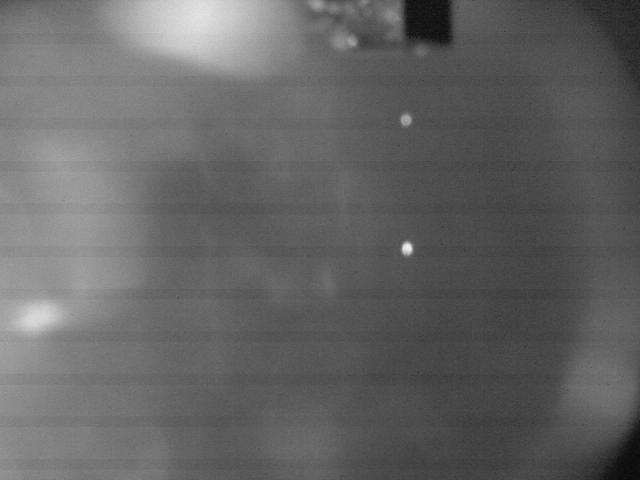
#> input picture prints/LabBot3D_iot_tools-master/labbot3damp_gui/labbot3damp_gui/stroboscope/strobimages/1422473098_V110_P90_LD250.jpg, 640 x 480 px, found by its file name
$ python dropquant.caller.py imaging/strobimages/1422473098_V110_P90_LD250.jpg 359,118,175,200 6 30 0 sample 36 400 8.04   (Python 2 division)   (older library calls are emulated)
#> lines starting #> are read from the running program, lines starting #| are printed output that depends on the picture
#> further down, img is the input picture: PIL image 640x480 L; min 9, max 241, mean 100.1
### prints/LabBot3D_iot_tools-master/labbot3damp_gui/labbot3damp_gui/dropquant.py
import sys
import Image
import re
import numpy as np
from math import ceil
import json


def dropquant(adat,rowcenter,columncenter,rowdiameter,columndiameter,threshold):
	brow = rowcenter - ((rowdiameter+4/2))
	erow = rowcenter + ((rowdiameter+4/2))
	bcol = columncenter - ((columndiameter+4/2))
	ecol = columncenter + ((columndiameter+4/2))
	pixelsig = adat[brow:erow,bcol:ecol]
	threshsig = np.where(pixelsig > threshold)
	avgsig = 0
	if (len(threshsig[0]) > 0):
		avgsig = np.mean(threshsig)
	return avgsig


def strobimgprocess(img,set,mindiam,maxdiam,uthresh,imgname,deflectypos,deflectxpos,micronperpixel):
#> called with set = '359,118,175,200', mindiam = 6, maxdiam = 30, uthresh = 0, deflectypos = '36', deflectxpos = '400', micronperpixel = '8.04'
	dtaset = re.split(',', set)
	aax =int(dtaset[0])
	aay =int(dtaset[1])
	wdim =int(dtaset[2])
	ldim =int(dtaset[3])
	#draw = ImageDraw.Draw(img)
	box = (aax, aay, aax+wdim, aay+ldim)
	area = img.crop(box)
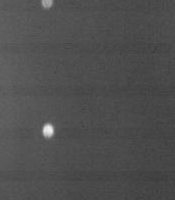
#> area: PIL image 175x200 L; min 59, max 241, mean 78.7
	szarea= area.size
#> szarea = (175, 200)
	#draw = ImageDraw.Draw(area)
	pixels = list(area.getdata())
#> pixels = 35000 items
	dat = np.array(pixels)
	ex = aax+wdim
	ey = aay+ldim
	adat = np.reshape(dat,(szarea[1],szarea[0]))
	if uthresh > 0:
		threshold = uthresh
	else:
		maxsig=[np.histogram(dat, bins=2, range=None, normed=False, weights=None)[1][1],np.histogram(dat, bins=2, range=None, normed=False, weights=None)[1][2]]
#> maxsig = [150, 241]
		threshold = maxsig[0]
#> threshold = 150
		#print maxsig
	sigs = np.where(adat > threshold)
#> sigs = 145 positions, rows 0 to 136, columns 43 to 53
	row = sigs[0]
#> row = 145 values from 0 to 136
	row = np.array(row)
	row = np.sort(row)
	uniqrow = np.unique(row)
#> uniqrow = 19 values from 0 to 136
	drops = []
	drop = []
	for i in range(0,len(uniqrow)):
	  if uniqrow[i] < np.max(uniqrow):
		if uniqrow[i+1] <= uniqrow[i] + 4:
		 drop.append(uniqrow[i])
		else:
		 drop.append(uniqrow[i])
		 drops.append(drop)
		 drop = []
 	  if uniqrow[i] == np.max(uniqrow):
		 drop.append(uniqrow[i])
  		 drops.append(drop)
#> this loop made 19 passes
#> after the loop, drops = [[0, 1, 2, 3, 4, 5], [124, 125, 126, 127, 128, 129, 130, 131, 132, 133, 134, 135, 136]]

	dropsdata = []
	dropdata = []
	for i in range(0,len(drops)):
	  droprow = drops[i]
	  ad = {}
	  ad['drop'] = i+1
	  ad['droprows'] = []
	  ad['dropcols'] = []

	  for j in range(0,len(sigs[0])):
	    if (sigs[0][j] >= drops[i][0]) and (sigs[0][j] <= drops[i][len(drops[i])-1]):
	     ad['droprows'].append(sigs[0][j])
	     ad['dropcols'].append(sigs[1][j])

	  ad['rowdiam'] = np.max(np.bincount(ad['droprows']))
	  ad['rowcent'] = int(ceil(np.median(np.where(np.bincount(ad['droprows']) > 0 )[0])))
	  ad['coldiam'] = np.max(np.bincount(ad['dropcols']))
	  ad['colcent'] = int(ceil(np.median(np.where(np.bincount(ad['dropcols']) > 0 )[0])))
	  ad['avgrad'] = (ad['rowdiam'] + ad['coldiam'])/4
	  ad['volume'] = (4/3)*3.14*(ad['avgrad']*ad['avgrad']*ad['avgrad'])
	  #aled = re.match('^.*_LD(.*).jpg', imgname)
	  aled = re.match('^.*_LD(.*).jpg', imgname)
	  leddelay = int(re.sub('\..*', '', aled.group(1)))
	  ad['speed'] = (aay+ad['rowcent'] - int(deflectypos)*float(micronperpixel)/leddelay)
	  ad['deflection'] = (aax+ad['colcent'] - int(deflectxpos))*float(micronperpixel)
	  #draw.point((ad['rowcent'],ad['colcent']), ("red"))
	  dropsdata.append(ad)
#> this loop made 2 passes
#> (droprow, leddelay) on pass 1: ([0, 1, 2, 3, 4, 5], 250)
#> leddelay on pass 2: 250
#> after the loop, dropsdata = 2 items

	dset = []
	a = 0
	volume = []
	deflection = []
	speed = []
	signal = []
	for i in dropsdata:
		datr = {}
		datr['image'] = imgname
		datr['rowdiameter'] = i['rowdiam']
		datr['rowcenter'] = i['rowcent']
		datr['columndiameter'] = i['coldiam']
		datr['columncenter'] = i['colcent']
		datr['volume'] = i['volume']
		datr['speed'] = i['speed']
		datr['deflection'] = i['deflection']
		if (((datr['rowdiameter'] >= mindiam) or (datr['columndiameter'] >= mindiam)) and ((datr['rowdiameter'] <= maxdiam) or (datr['columndiameter'] <= maxdiam))):
			a = a + 1
			datr['drops'] = a
			datr['signal'] = dropquant(adat,(datr['rowcenter']),(datr['columncenter']),datr['rowdiameter'],datr['columndiameter'],threshold)
			dset.append(datr)
			signal.append(datr['signal'])
			deflection.append(i['deflection'])
			volume.append(i['volume'])
			speed.append(i['speed'])
#> this loop made 2 passes
#> (a, brow in dropquant, erow in dropquant, bcol in dropquant, ecol in dropquant, threshsig in dropquant, avgsig in dropquant) on passes 1 to 2: (1, -7, 13, 39, 55, (empty array, empty array), 0), (2, 117, 143, 33, 63, 107 positions, rows 7 to 19, columns 10 to 20, 13.92)
#> pass 2, in dropquant (call 2), `pixelsig = adat[brow:erow,bcol:ecol]`:
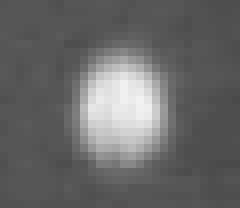
#> pixelsig: shape (26, 30) int64 (shown 8 times larger); min 75, max 241, mean 104.6
#> after the loop, a = 2; deflection = [48.24, 56.28]; dset = 2 items; signal = [0, 13.92]; speed = [119.8, 246.8]; volume = [84.78, 678.2]

	ddset = {}
	ddset['image'] = imgname
	ddset['dropraw'] = dset
	dropcalc = {}
	dropcalc['threshold'] = threshold
	if (a > 0):
	  dropcalc['totalvolume'] = np.sum(volume)
	  dropcalc['drops'] = datr['drops']
	  dropcalc['minspeed'] = np.min(speed)
	  dropcalc['maxspeed'] = np.max(speed)
	  dropcalc['avgspeed'] = np.mean(speed)
	  dropcalc['avgdeflection'] = np.mean(deflection)
	  dropcalc['avgsignal'] = np.mean(signal)
	  dropcalc['stdsignal'] = np.std(signal)
        else:
  	  dropcalc['drops'] = 0
	ddset['dropcalc'] = dropcalc
	return ddset


### prints/LabBot3D_iot_tools-master/labbot3damp_gui/labbot3damp_gui/dropquant.caller.py
import sys
import re
import Image
import numpy as np
from math import ceil
import json

import dropquant as dr


#sudo python dropquant.caller.py imaging/strobimages/1422473098_V110_P90_LD250.jpg 359,118,175,200 6 30 0 sample 36 400 8.04

pimgset = sys.argv[1]
set = sys.argv[2]
mindiam = int(sys.argv[3])
maxdiam = int(sys.argv[4])
uthresh = int(sys.argv[5])
sample = sys.argv[6]
deflectypos = sys.argv[7]
deflectxpos = sys.argv[8]
micronperpixel = sys.argv[9]

imgset = re.split(',', pimgset)

dddset = []
dictset = {}
totalvolume = []
drops = []
minspeed = []
maxspeed = []
avgspeed = []
avgdeflection = []
avgsignal = []

for i in imgset:
	imgname = i
	img = Image.open(i).convert('L')
	img = img.split()[0]
        ddset =  dr.strobimgprocess(img,set,mindiam,maxdiam,uthresh,imgname,deflectypos,deflectxpos,micronperpixel)
#> ddset = 3 items
	dddset.append(ddset)
        if ddset['dropcalc']['drops'] > 0:
	  totalvolume.append(ddset['dropcalc']['totalvolume'])
	  drops.append(ddset['dropcalc']['drops'])
	  minspeed.append(ddset['dropcalc']['minspeed'])
	  maxspeed.append(ddset['dropcalc']['maxspeed'])
	  avgspeed.append(ddset['dropcalc']['avgspeed'])
  	  avgdeflection.append(ddset['dropcalc']['avgdeflection'])
	  avgsignal.append(ddset['dropcalc']['avgsignal'])
 	else:
	  totalvolume.append(0)
	  drops.append(0)
	  minspeed.append(0)
	  maxspeed.append(0)
	  avgspeed.append(0)
  	  avgdeflection.append(0)
	  avgsignal.append(0)


avgdddset = {}
avgdddset['avgvolume'] = np.mean(totalvolume)
avgdddset['stdvolume'] = np.std(totalvolume)
avgdddset['avgdrops'] = np.mean(drops)
avgdddset['stddrops'] = np.std(drops)
avgdddset['avgminspeed'] = np.mean(minspeed)
avgdddset['stdminspeed'] = np.std(minspeed)
avgdddset['avgmaxspeed'] = np.mean(maxspeed)
avgdddset['stdmaxspeed'] = np.std(maxspeed)
avgdddset['avgavgspeed'] = np.mean(avgspeed)
avgdddset['stdavgspeed'] = np.std(avgspeed)
avgdddset['avgdeflection'] = np.mean(avgdeflection)
avgdddset['stddeflection'] = np.std(avgdeflection)
dictset['sample'] = sample
dictset['dataset'] = dddset
dictset['calcdataset'] = avgdddset
#> (the run stopped early here; a loop or call above may not have finished)

$ run again, with prints/LabBot3D_iot_tools-master/labbot3damp_gui/labbot3damp_gui/stroboscope/strobimages/1422464646_V100_P50_LD250.jpg copied over prints/LabBot3D_iot_tools-master/labbot3damp_gui/labbot3damp_gui/stroboscope/strobimages/1422473098_V110_P90_LD250.jpg
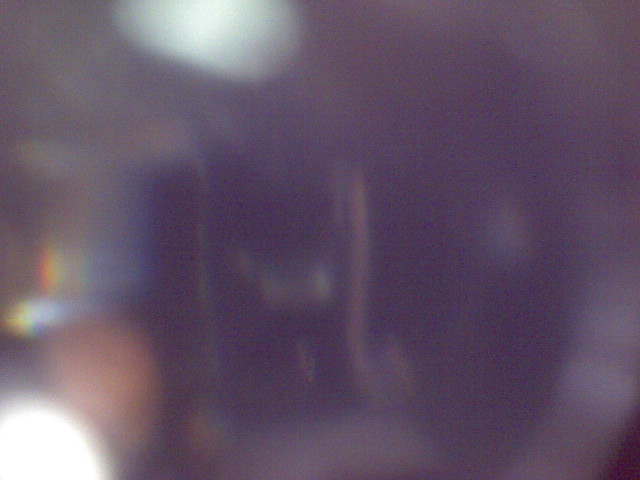
#> input picture prints/LabBot3D_iot_tools-master/labbot3damp_gui/labbot3damp_gui/stroboscope/strobimages/1422464646_V100_P50_LD250.jpg, 640 x 480 px, found by its file name
#> `img = Image.open(i).convert('L')`:
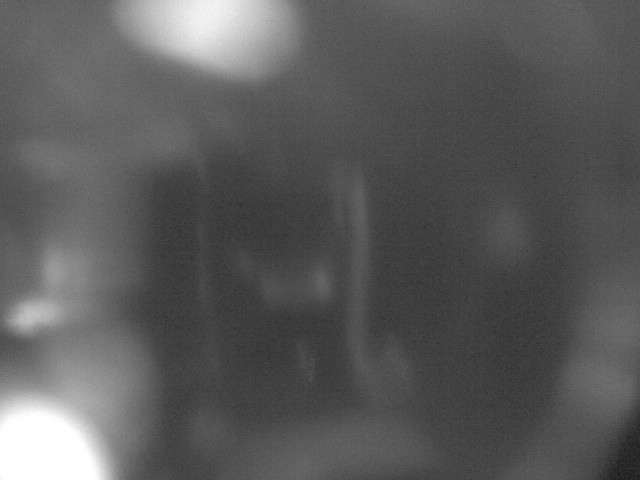
#> img: PIL image 640x480 L; min 23, max 255, mean 90.7
#> in strobimgprocess, `area = img.crop(box)`:
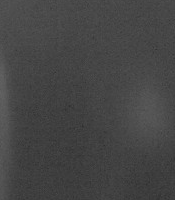
#> area: PIL image 175x200 L; min 46, max 100, mean 69.2
#> pixels = 35000 items
#> maxsig = [73, 100]
#> threshold = 73
#> sigs = 7960 positions, rows 0 to 199, columns 0 to 174
#> row = 7960 values from 0 to 199
#> uniqrow = 200 values from 0 to 199
#> after the loop in strobimgprocess, `for i in range(0,len(uniqrow)):`: drops = 1 item
#> the loop in strobimgprocess, `for i in range(0,len(drops)):` made 1 pass
#> leddelay on pass 1: 250
#> the loop in strobimgprocess, `for i in dropsdata:` made 1 pass
#> after the loop in strobimgprocess, `for i in dropsdata:`: a = 0; deflection = []
#> ddset = 3 items
#> (printed output is left out)
